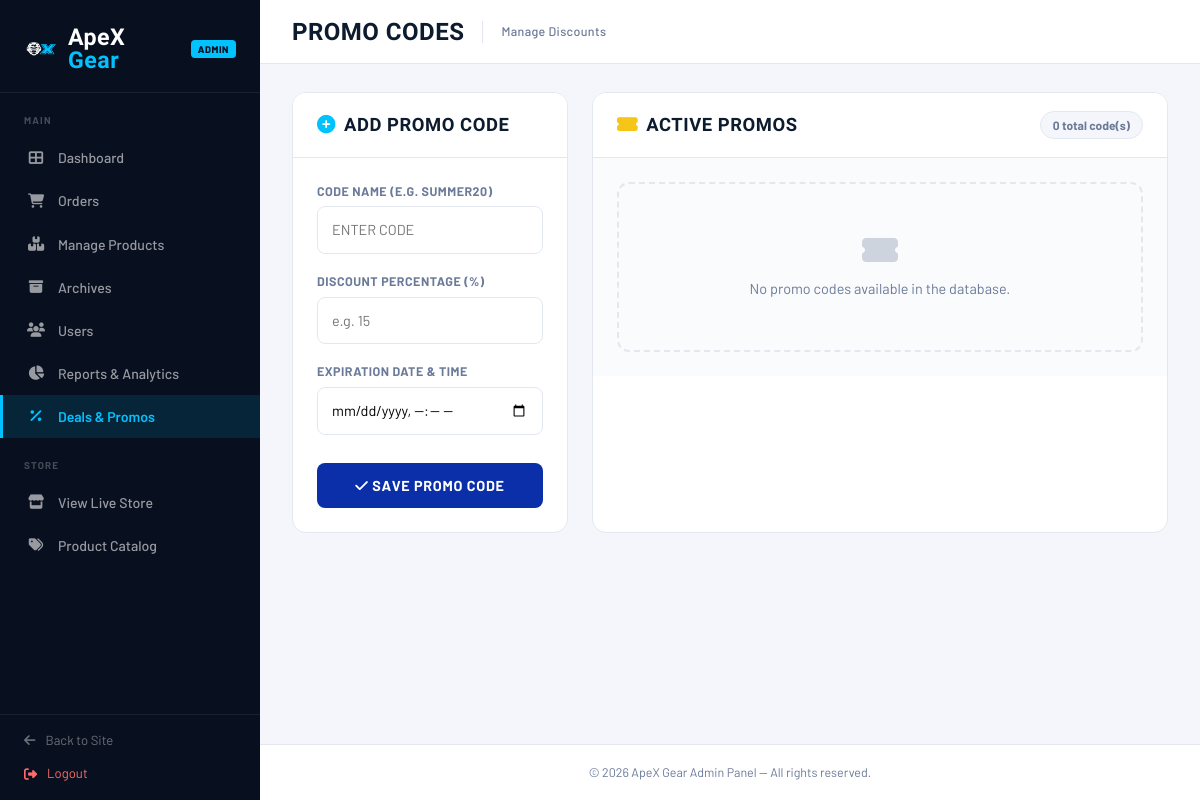
The app's page /admin/manage_deals.php (signed in), older data.
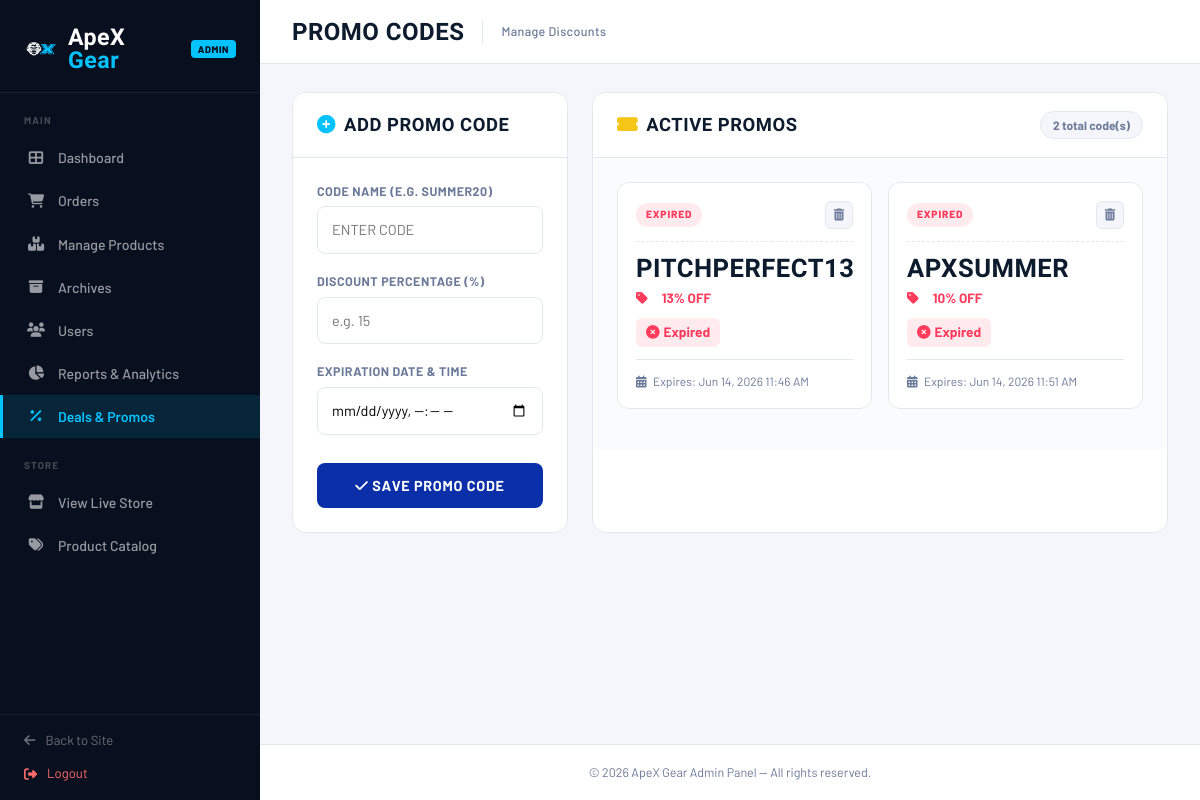
The same page, newer data.
### tables this page shows
CREATE TABLE `coupon_code` (
  `coupon_id` int(11) NOT NULL,
  `code_name` varchar(50) NOT NULL,
  `discount_percentage` int(11) NOT NULL,
  `valid_until` datetime NOT NULL,
  `is_active` tinyint(1) NOT NULL DEFAULT 1
);

### admin/manage_deals.php (the view, shortened to what the changed rows need)
<?php
$db = new Database();
$conn = $db->getConnection();
$promoCodes = [];
$res = $conn->query("SELECT * FROM coupon_code ORDER BY is_active DESC, valid_until ASC");
if ($res) {
    while ($row = $res->fetch_assoc()) {
        $promoCodes[] = $row;
    }
}
?>
<!DOCTYPE html>
<html lang="en">
<head>
    <link href="https://cdn.jsdelivr.net/npm/bootstrap@5.3.3/dist/css/bootstrap.min.css" rel="stylesheet">
    <link href="https://cdnjs.cloudflare.com/ajax/libs/font-awesome/6.5.0/css/all.min.css" rel="stylesheet">
    <link href="../assets/css/style.css" rel="stylesheet">
    <link href="../assets/css/admin-style.css" rel="stylesheet">
</head>
<body>
<div class="main-wrap">
    <main class="page-body">
        <div class="row g-4">
            <div class="col-lg-8">
                <div class="panel">
                    <div class="panel-header">
                        <span class="panel-title"><i class="fas fa-ticket-alt" style="color:var(--warning);"></i> Active Promos</span>
                        <span style="background:var(--panel-bg);border:1px solid var(--border);border-radius:20px;font-size:.75rem;font-weight:700;padding:4px 12px;color:var(--text-muted);"><?php echo count($promoCodes); ?> total code(s)</span>
                    </div>
                    <div class="panel-body" style="background:#fafbfc;">
                        <?php if (empty($promoCodes)): ?>
                            <div style="text-align:center; padding:50px 10px; color:var(--text-muted); font-size:.9rem; border:2px dashed var(--border); border-radius:12px;">
                                <i class="fas fa-ticket-alt" style="font-size:2rem; opacity:0.3; display:block; margin-bottom:12px;"></i>
                                No promo codes available in the database.
                            </div>
                        <?php else: ?>
                            <div class="row g-3">
                            <?php foreach ($promoCodes as $p):
                                $notExpired = strtotime($p['valid_until']) > time();
                                $isActive = $notExpired && (int)$p['is_active'] === 1;
                                if (!$notExpired) {
                                    $statusClass = 'expired';
                                    $statusText  = 'Expired';
                                } elseif ($isActive) {
                                    $statusClass = 'active';
                                    $statusText  = 'Active';
                                } else {
                                    $statusClass = 'inactive';
                                    $statusText  = 'Inactive';
                                }
                            ?>
                                <div class="col-md-6">
                                    <div class="deal-card">
                                        <div class="deal-header">
                                            <span class="deal-badge <?php echo $statusClass; ?>" id="badge-<?php echo $p['coupon_id']; ?>" data-expiry="<?php echo strtotime($p['valid_until']); ?>"><?php echo $statusText; ?></span>
                                            <div style="display:flex; gap:8px;">
                                                <form method="POST" style="margin:0;" onsubmit="return confirm('Delete this promo code from the database?');">
                                                    <button type="submit" class="act-btn btn-del" title="Delete Promo"><i class="fas fa-trash-alt"></i></button>
                                                </form>
                                            </div>
                                        </div>
                                        <div class="deal-body">
                                            <div class="deal-code"><?php echo htmlspecialchars($p['code_name']); ?></div>
                                            <div class="deal-detail"><i class="fas fa-tag me-2" style="color:var(--danger);"></i> <strong style="color:var(--danger);"><?php echo $p['discount_percentage']; ?>% OFF</strong></div>
                                            <div class="deal-detail timer-display" data-expiry="<?php echo strtotime($p['valid_until']); ?>">
                                            </div>
                                            <div style="font-size:.75rem;color:var(--text-muted);margin-top:12px; border-top:1px solid var(--border); padding-top:12px;">
                                                <i class="fas fa-calendar-alt me-1"></i> Expires: <?php echo date('M d, Y h:i A', strtotime($p['valid_until'])); ?>
                                            </div>
                                        </div>
                                    </div>
                                </div>
                            <?php endforeach; ?>
                            </div>
                        <?php endif; ?>
                    </div>
                </div>
            </div>
        </div>
    </main>
</div>
</body>
</html>

Row changes from the older to the newer data that the page shows:
added coupon_code: valid_until "EXPIRED", code_name "PITCHPERFECT13", discount_percentage "13", valid_until "Jun 14, 2026 11:46 AM"
added coupon_code: valid_until "EXPIRED", code_name "APXSUMMER", discount_percentage "10", valid_until "Jun 14, 2026 11:51 AM"
Text that changed along with them:
count($promoCodes): "0" → "2"
text no longer shown: "No promo codes available in the database."
